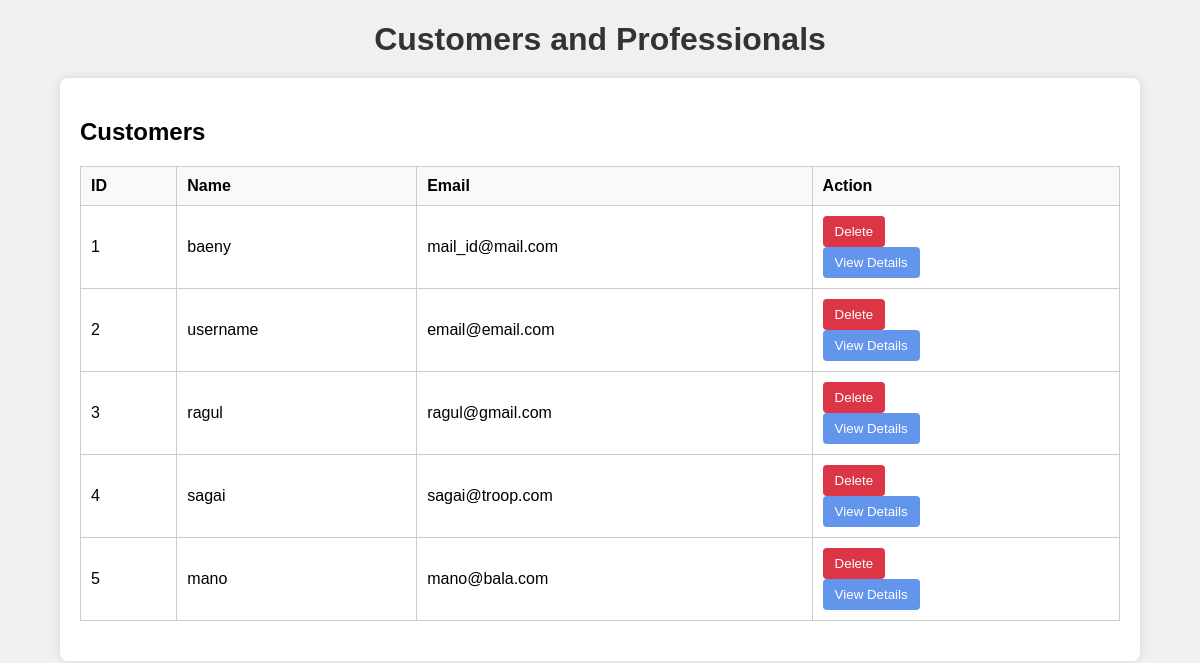
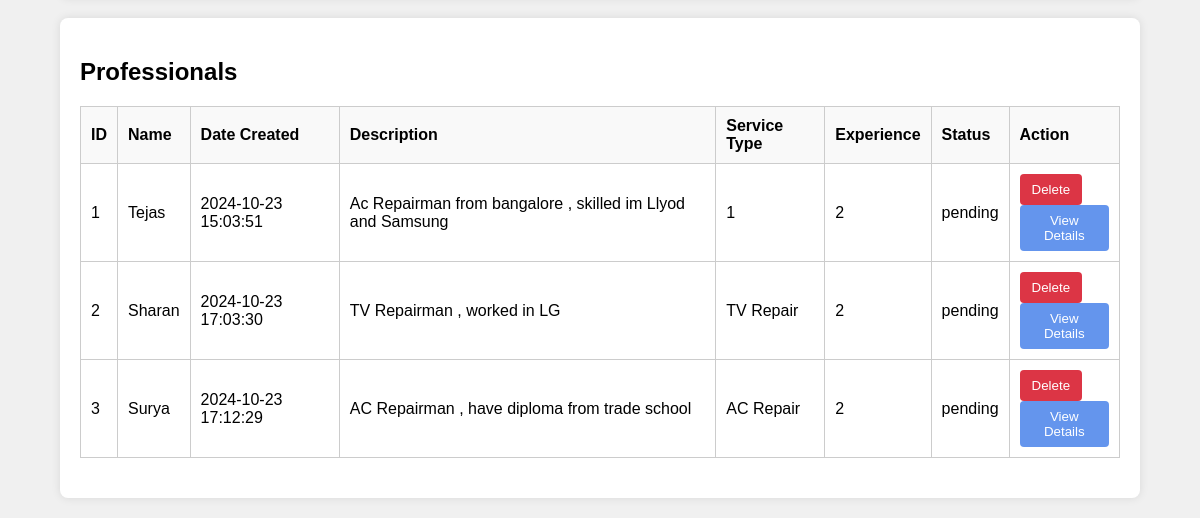
The app's page /view-people, older data (2 pictures, top to bottom).
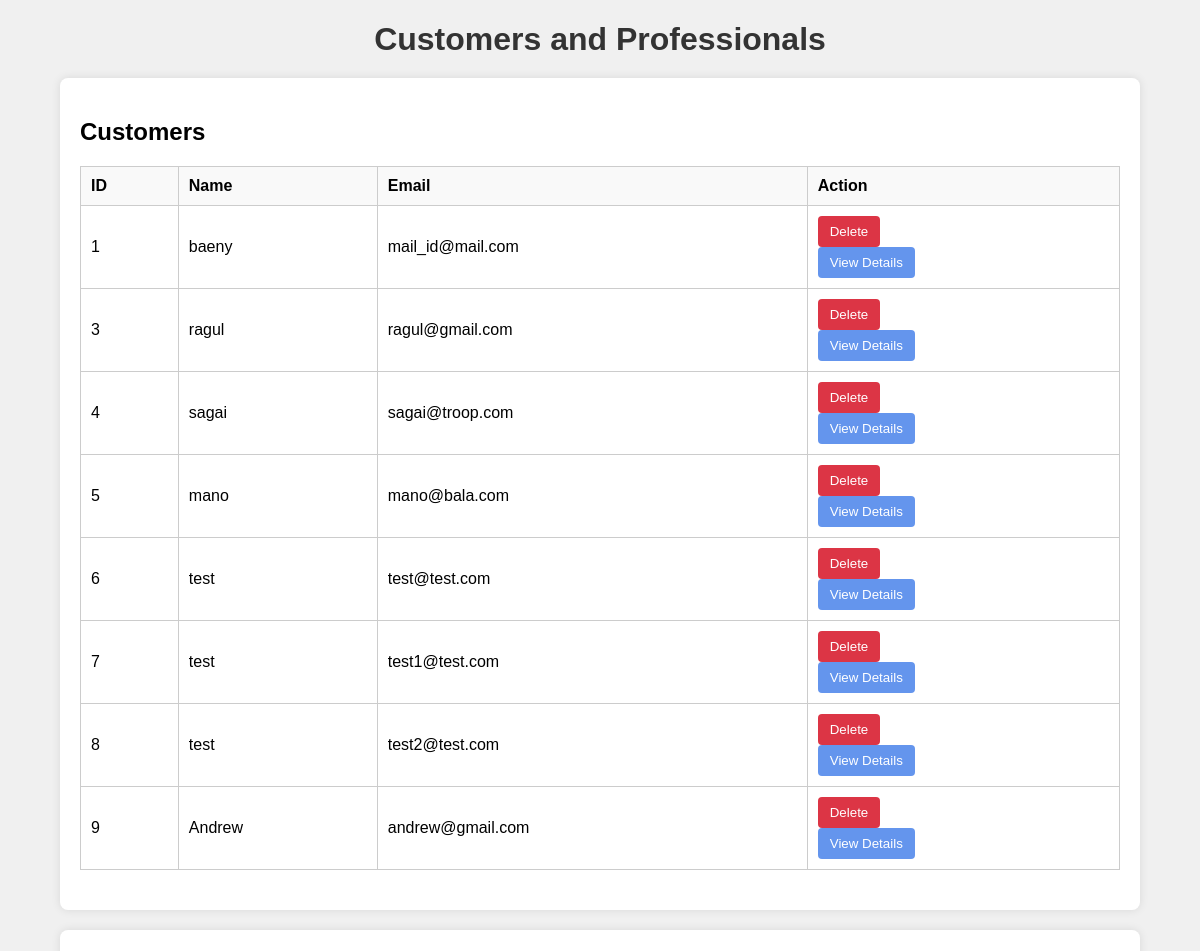
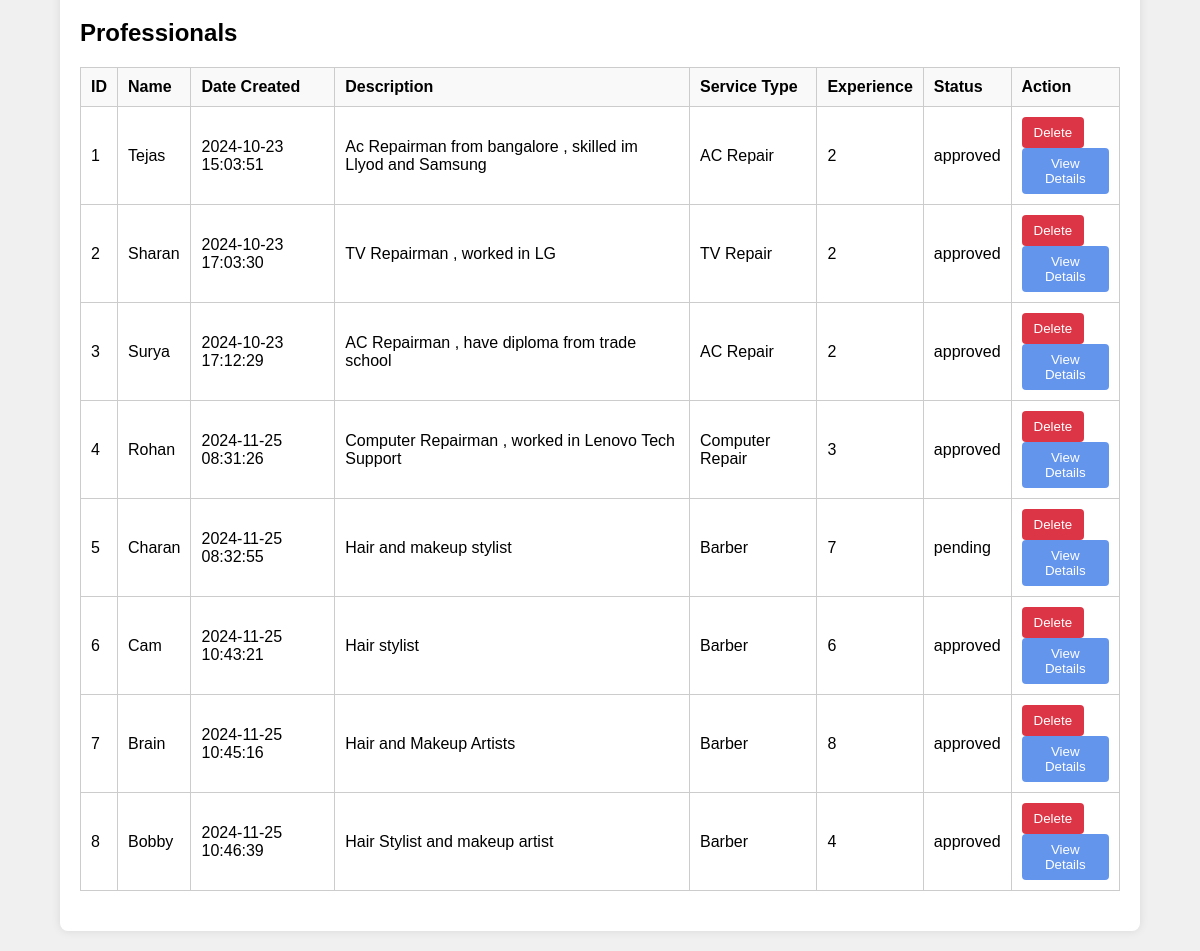
The same page, newer data (2 pictures, top to bottom).
### tables this page shows
CREATE TABLE customers (
    id INTEGER PRIMARY KEY AUTOINCREMENT,
    name TEXT NOT NULL,
    email TEXT UNIQUE NOT NULL,
    password TEXT NOT NULL
, city TEXT);

CREATE TABLE professionals (
    id INTEGER PRIMARY KEY AUTOINCREMENT,
    name TEXT NOT NULL,
    date_created DATETIME DEFAULT CURRENT_TIMESTAMP,
    description TEXT,
    service_type TEXT NOT NULL,
    experience INTEGER,
    status TEXT DEFAULT 'pending'
, password TEXT, city TEXT);

### app.py (the view, shortened to what this page needs)
@app.route('/view-people', methods=['GET', 'POST'])
def view_people():
    conn = get_db_connection()
    cursor = conn.cursor()
    cursor.execute('SELECT * FROM customers')
    customers = cursor.fetchall()
    cursor.execute('SELECT * FROM professionals')
    professionals = cursor.fetchall()
    conn.close()
    return render_template('admin/view_people.html', customers=customers, professionals=professionals)

### app.py (called while the page is built)
def get_db_connection():
    conn = sqlite3.connect('your_database.db')
    conn.row_factory = sqlite3.Row
    return conn

### templates/admin/view_people.html (shortened to what this page needs)
<!DOCTYPE html>
<html lang="en">
<head>
</head>
<body>
    <div class="container">
        <h1>Customers and Professionals</h1>
        <div class="table-container">
            <h2>Customers</h2>
            <table>
                <thead>
                    <tr>
                        <th>ID</th>
                        <th>Name</th>
                        <th>Email</th>
                        <th>Action</th>
                    </tr>
                </thead>
                <tbody>
                    {% for customer in customers %}
                    <tr>
                        <td>{{ customer['id'] }}</td>
                        <td>{{ customer['name'] }}</td>
                        <td>{{ customer['email'] }}</td>
                        <td>
                            <form method="POST" action="{{ url_for('view_people') }}">
                                <button type="submit">Delete</button>
                            </form>
                            <form method="GET" action="{{ url_for('view_person_details') }}">
                                <button style="background-color: cornflowerblue;" type="submit">View Details</button>
                            </form>
                        </td>
                    </tr>
                    {% endfor %}
                </tbody>
            </table>
        </div>
        <div class="table-container">
            <h2>Professionals</h2>
            <table>
                <thead>
                    <tr>
                        <th>ID</th>
                        <th>Name</th>
                        <th>Date Created</th>
                        <th>Description</th>
                        <th>Service Type</th>
                        <th>Experience</th>
                        <th>Status</th>
                        <th>Action</th>
                    </tr>
                </thead>
                <tbody>
                    {% for professional in professionals %}
                    <tr>
                        <td>{{ professional['id'] }}</td>
                        <td>{{ professional['name'] }}</td>
                        <td>{{ professional['date_created'] }}</td>
                        <td>{{ professional['description'] }}</td>
                        <td>{{ professional['service_type'] }}</td>
                        <td>{{ professional['experience'] }}</td>
                        <td>{{ professional['status'] }}</td>
                        <td>
                            <form method="POST" action="{{ url_for('view_people') }}">
                                <button type="submit">Delete</button>
                            </form>
                            <form method="GET" action="{{ url_for('view_person_details') }}">
                                <button style="background-color: cornflowerblue;" type="submit">View Details</button>
                            </form>
                        </td>
                    </tr>
                    {% endfor %}
                </tbody>
            </table>
        </div>
    </div>
</body>
</html>

Row changes from the older to the newer data that the page shows:
removed customers: id "2", name "username", email "email@email.com"
added customers: id "6", name "test", email "test@test.com"
added customers: id "7", name "test", email "test1@test.com"
added customers: id "8", name "test", email "test2@test.com"
added customers: id "9", name "Andrew", email "andrew@gmail.com"
changed professionals "Tejas": service_type "1" → "AC Repair"; status "pending" → "approved"
changed professionals "Sharan": status "pending" → "approved"
changed professionals "Surya": status "pending" → "approved"
added professionals: id "4", name "Rohan", date_created "2024-11-25 08:31:26", description "Computer Repairman , worked in Lenovo Tech Support", service_type "Computer Repair", experience "3", status "approved"
added professionals: id "5", name "Charan", date_created "2024-11-25 08:32:55", description "Hair and makeup stylist", service_type "Barber", experience "7", status "pending"
added professionals: id "6", name "Cam", date_created "2024-11-25 10:43:21", description "Hair stylist", service_type "Barber", experience "6", status "approved"
added professionals: id "7", name "Brain", date_created "2024-11-25 10:45:16", description "Hair and Makeup Artists", service_type "Barber", experience "8", status "approved"
added professionals: id "8", name "Bobby", date_created "2024-11-25 10:46:39", description "Hair Stylist and makeup artist", service_type "Barber", experience "4", status "approved"
